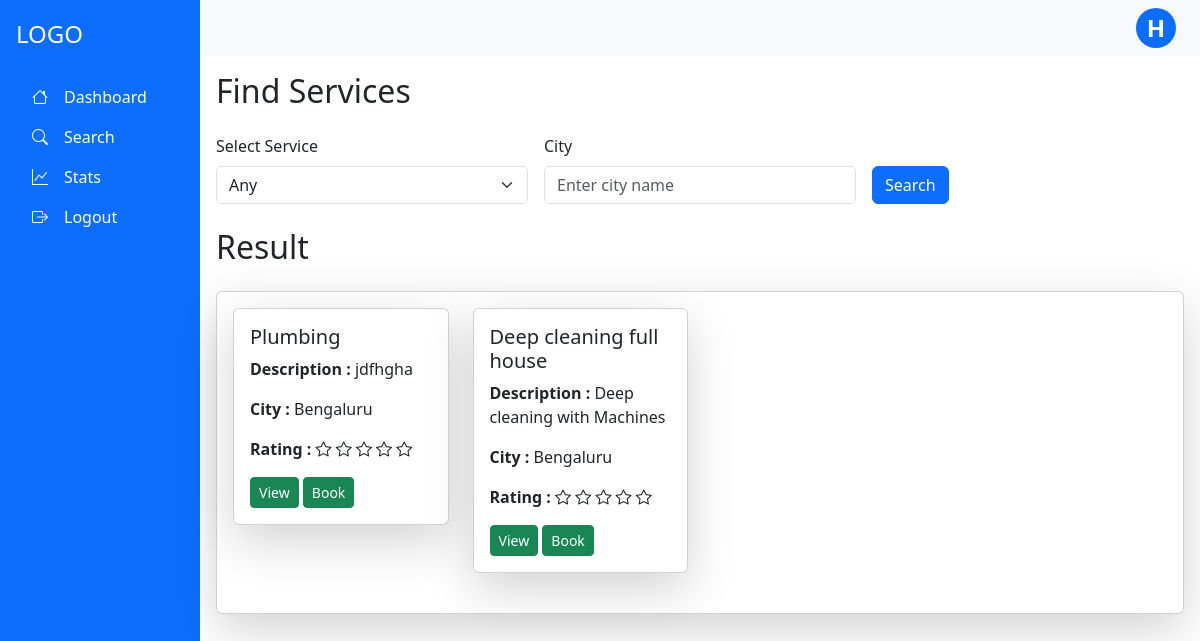
The app's page /customer/search?sname=Plumbing (signed in) with its own data.
### app.py (models this page shows, shortened)
class Customer(db.Model,UserMixin):
    __tablename__="customer"
    c_id=db.Column(db.Integer, primary_key=True, autoincrement= True)
    c_name=db.Column(db.String,unique=True)
    c_address=db.Column(db.String)
    c_city=db.Column(db.String)
    c_email=db.Column(db.String,unique=True)
    c_password=db.Column(db.String)
    c_phone=db.Column(db.String)
    c_status=db.Column(db.String)
    c_warn=db.Column(db.Integer)
    c_warn_msg=db.Column(db.String)
    Sent_Request=db.relationship("Request",backref="cust")

class Package(db.Model):
    __tablename__="package"
    p_id=db.Column(db.Integer, primary_key=True, autoincrement= True)
    p_name=db.Column(db.String,unique=True)
    p_price=db.Column(db.Integer)
    p_description=db.Column(db.String)
    p_rating=db.Column(db.Integer)
    s_id=db.Column(db.Integer, db.ForeignKey("services.s_id"),nullable=False)
    sp_id=db.Column(db.Integer, db.ForeignKey("serviceprovider.sp_id"),nullable=False)
    req=db.relationship("Request",backref="pack")

class ServiceProvider(db.Model,UserMixin):
    __tablename__='serviceprovider'
    sp_id=db.Column(db.Integer, primary_key=True, autoincrement= True)
    sp_name=db.Column(db.String,unique=True)
    sp_address=db.Column(db.String)
    sp_email=db.Column(db.String,unique=True)
    sp_password=db.Column(db.String)
    sp_exp=db.Column(db.Integer)
    sp_phone=db.Column(db.String)
    sp_city=db.Column(db.String)
    sp_rating=db.Column(db.Integer)
    sp_status=db.Column(db.String)
    sp_rfile=db.Column(db.String)
    sp_warn=db.Column(db.Integer)
    sp_warn_msg=db.Column(db.String)
    sp_servicename=db.Column(db.String,db.ForeignKey("services.s_name"))
    mypackages=db.relationship("Package", backref="servprovider")
    receive_request=db.relationship("Request",backref="servprovider")

### app.py (the view, shortened to what this page needs)
@app.route("/customer/search",methods=["GET","POST"])
def search():
    if request.method=="GET" and "sname" in request.args:
        s=request.args.get("sname")
        ser=db.session.query(Services).filter_by(s_name=s).first()
        pack = db.session.query(Package).filter_by(s_id=ser.s_id).order_by(Package.p_rating.desc()).all()
        Servis=db.session.query(Services).all()
        return render_template("/Customer/custsearch.html",package=pack,Services=Servis,cu=current_user,show='post')
    elif request.method=="GET" :
        Servis=db.session.query(Services).all()
        return render_template("/Customer/custsearch.html",Services=Servis,cu=current_user)

### app.py (called while the page is built)
@login_manager.user_loader
def load_user(user_id):
    utype,id=user_id.split("-")
    if utype=="c":
        return db.session.query(Customer).filter_by(c_id=id).first()
    elif utype=='sp':
        return db.session.query(ServiceProvider).filter_by(sp_id=id).first()
    else:
        return db.session.query(Admin).filter_by(admin_id=id).first()

### templates/Customer/custsearch.html (shortened to what this page needs)
{% extends "/Customer/customer_base.html" %}
{% block content %}
<h2 class="mb-4">Find Services</h2>
<form class="row g-3" action="/customer/search" method="POST">
<div class="col-md-4">
<label for="service" class="form-label">Select Service</label>
<select name="service" class="form-select">
    <option selected>Any</option>
  </select>
</div>
<div class="col-md-4">
<label for="city" class="form-label">City</label>
<input type="text" class="form-control" name="city" placeholder="Enter city name">
</div>
<div class="col-md-4 d-flex align-items-end">
<button type="submit" class="btn btn-primary">Search</button>
</div>
</form>
{% if show=='post' %}
<h2 class="mb-4 mt-4">Result</h2>
<div class="card mb-3 shadow-lg mt-4">
  <div class="card-body">
    <div class="row row-cols-1 row-cols-2 row-cols-3 row-cols-4 g-4">
    {% for p in package %}
    <div class="col mb-4">
      <div class="card shadow-lg" style="width: 100%;">
          <div class="card-body">
              <h5 class="card-text">{{p.p_name}}</h5>
              <p class="card-text"><b>Description : </b>{{p.p_description}}</p>
              <p class="card-text"><b>City : </b>{{p.servprovider.sp_city}}</p>
              <p>
                <Strong>Rating : </Strong>
                {% for i in range(5-p.p_rating) %}
                <i class="bi bi-star"></i>
                {% endfor %}
              </p>
              <button class = "btn btn-sm btn-success" data-bs-toggle="modal" data-bs-target="#packagedetail{{p.p_id}}">View</button>
              <button class = "btn btn-sm btn-success " data-bs-toggle="modal" data-bs-target="#book-{{p.p_id}}">Book</button>
          </div>
      </div>
    </div>
      {% endfor %}
    </div>
  </div>
</div>
{% endif %}
{% endblock %}

### templates/Customer/customer_base.html (shortened to what this page needs)
<!DOCTYPE html>
<html lang="en">
<head>
  <link href="https://cdn.jsdelivr.net/npm/bootstrap@5.3.0-alpha3/dist/css/bootstrap.min.css" rel="stylesheet">
  <link rel="stylesheet" href="https://cdn.jsdelivr.net/npm/bootstrap-icons/font/bootstrap-icons.css">
</head>
<body>
    <div class="container-fluid">
      <div class="row min-vh-100 d-flex flex-column flex-md-row">
        <nav class="col-md-3 col-lg-2 d-flex flex-column bg-primary text-white p-3 vh-100 position-fixed">
            <div class="text-start py-1 mb-3">
              <h4 class="text-white">LOGO</h4>
            </div>
            <ul class="nav flex-column">
              <li class="nav-item">
                <a class="nav-link text-white" href="/customer/Dashboard"><i class="bi bi-house"></i><span class="px-3">Dashboard</span></a>
              </li>
              <li class="nav-item">
                <a class="nav-link text-white" href="/customer/search"><i class="bi bi-search"></i><span class="px-3">Search</span></a>
              </li>
              <li class="nav-item">
                <a class="nav-link text-white" href="/customer/stats"><i class="bi bi-graph-up"></i><span class="px-3">Stats</span></a>
              </li>
              <li class="nav-item">
                <a class="nav-link text-white" href="/logout"><i class="bi bi-box-arrow-right"></i><span class="px-3">Logout</span></a>
              </li>
            </ul>
        </nav>
        <div class="col-md-9 ms-sm-auto col-lg-10 px-md-0">
          <nav class="navbar navbar-expand-lg navbar-light bg-light w-100">
            <div class="dropdown ms-auto me-4">
              <a href="#" class="d-flex align-items-center text-decoration-none bg-primary text-white rounded-circle justify-content-center " style="width: 40px; height: 40px; font-size: 1.5rem; font-weight: bold;"
                 id="dropdownUser" data-bs-toggle="dropdown" aria-expanded="false">
                 {{cu.c_name[:1]}}
              </a>
            </div>
          </nav>
          <main class="p-3">
            {% block content %}
            {% endblock %}
          </main>
        </div>
      </div>
    </div>
</body>
</html>

### records on screen
Customer: c_name "H"
Package: p_name "Plumbing", p_description "jdfhgha", servprovider.sp_city "Bengaluru", p_rating 0 (drawn)
Package: p_name "Deep cleaning full house", p_description "Deep cleaning with Machines", servprovider.sp_city "Bengaluru", p_rating 0 (drawn)
